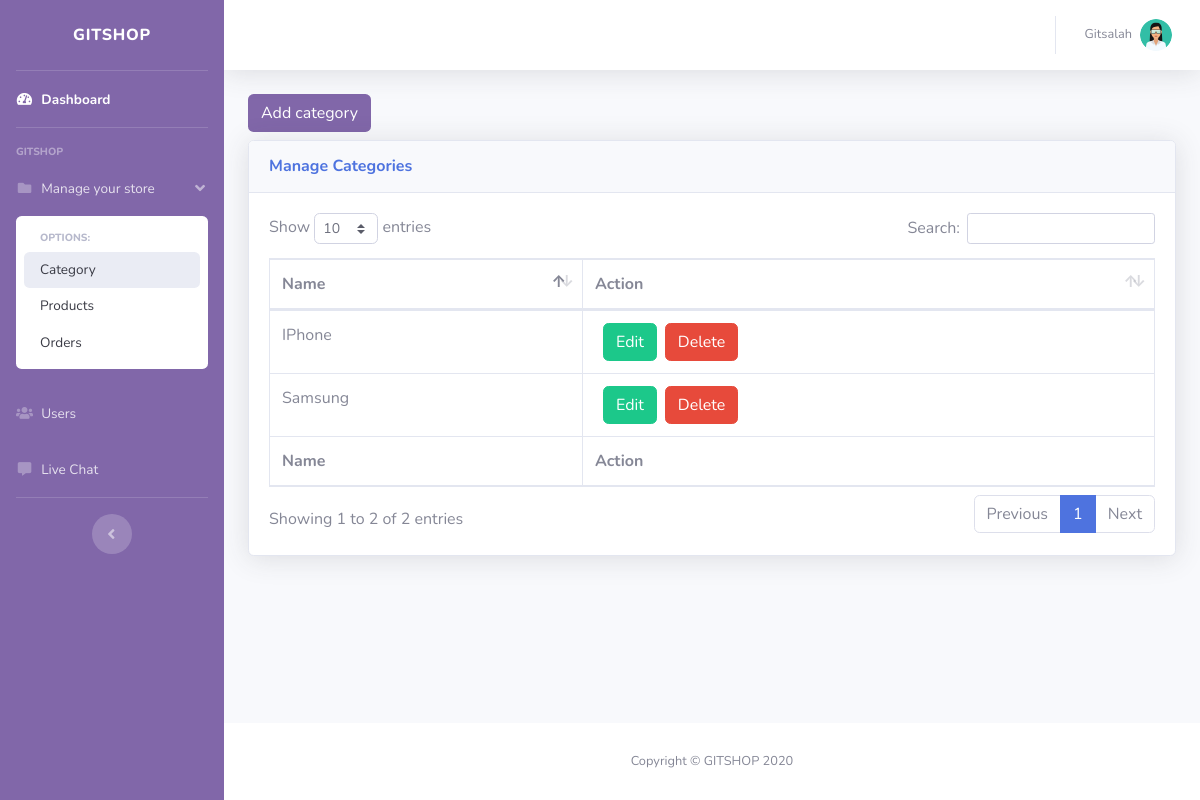
/backoffice/category/index.php (signed in), run on an earlier commit of the app's database.
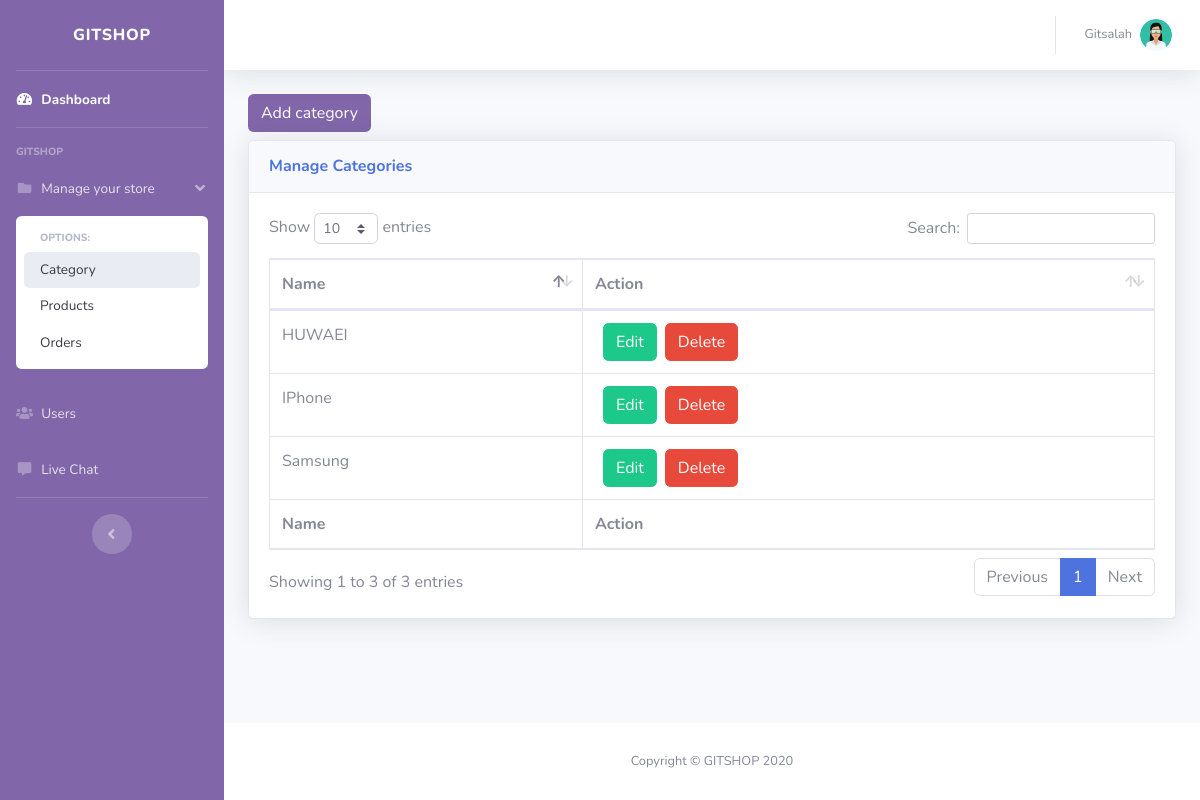
And on a later commit of the database.
### tables this page shows
CREATE TABLE `category` (
  `idC` int(11) NOT NULL,
  `nameCategory` varchar(255) NOT NULL
);

### app/models/db.php (called while the page is built, shortened)
<?php
class CRUD extends DB
{
    public function selectAll($table, $condition = [])
    {
        $conn = $this->connect();
        $sql = "SELECT * FROM $table";
        if (empty($condition)) {
            $stmt = $conn->prepare($sql);
            $stmt->execute();
            $records = $stmt->get_result()->fetch_all(MYSQLI_ASSOC);
            return $records;
        }
    }
}

### app/controllers/category.php (called while the page is built, shortened)
<?php
$crud = new CRUD();
$table = 'category';
$data = $crud->selectAll($table);

### backoffice/category/index.php (the view, shortened to what the changed rows need)
<?php
include('../../app/models/db.php');
include('../../app/controllers/category.php')
?>
<!DOCTYPE html>
<html lang="en">
<head>
  <link href="../vendor/fontawesome-free/css/all.min.css" rel="stylesheet" type="text/css">
  <link href="../css/sb-admin-2.min.css" rel="stylesheet">
  <link href="../vendor/datatables/dataTables.bootstrap4.min.css" rel="stylesheet">
</head>
<body id="page-top">
  <div id="wrapper">
    <div id="content-wrapper" class="d-flex flex-column">
<div id="content">
        <div class="container-fluid">
        <div class="card shadow mb-4">
            <div class="card-body">
              <div class="table-responsive">
                <table class="table table-bordered" id="dataTable" width="100%" cellspacing="0">
                  <thead>
                    <tr>
                      <th>Name</th>
                      <th>Action</th>
                    </tr>
                  </thead>
                  <tfoot>
                    <tr>
                      <th>Name</th>
                      <th>Action</th>
                    </tr>
                  </tfoot>
                  <tbody>
                  <?php foreach ($data as $dcategory) : ?>
                    <tr>
                      <td><?php echo $dcategory['nameCategory'] ?></td>
                      <td><a href="edit.php?edit_idC=<?php echo $dcategory['idC'] ?>"><button class="btn btn-success ml-2" type="button">Edit</button></a><a href="index.php?delete_ctg=<?php echo $dcategory['idC'] ?>"><button class="btn btn-danger ml-2" type="button">Delete</button></a></td>
                    </tr>
                    <?php endforeach; ?>
                  </tbody>
                </table>
              </div>
            </div>
          </div>
        </div>
      </div>
    </div>
  </div>
</body>
</html>

What changed in the data, as far as the page shows it:
added category: nameCategory "HUWAEI"
Also different on the page:
text written by a page script: "Show entries Search: Showing 1 to 2 of 2 entries Previous 1 Next" → "Show entries Search: Showing 1 to 3 of 3 entries Previous 1 Next"
